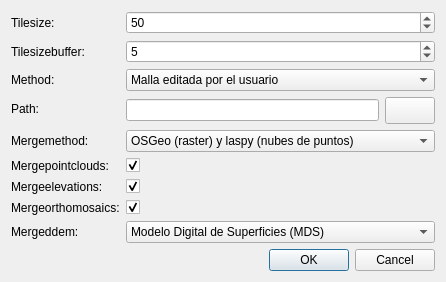
<?xml version="1.0" encoding="UTF-8"?>
<ui version="4.0">
 <class>SampleDialog</class>
 <widget class="QDialog" name="SampleDialog">
  <property name="geometry">
   <rect>
    <x>0</x>
    <y>0</y>
    <width>406</width>
    <height>174</height>
   </rect>
  </property>
  <property name="windowTitle">
   <string>SplitTile</string>
  </property>
  <layout class="QVBoxLayout" name="verticalLayout">
   <item>
      <layout class="QFormLayout" name="formLayout">
        <item row="0" column="0">
     <widget class="QLabel" name="label_TileSize">
          <property name="text">
          <string>Tilesize:</string>
          </property>
     </widget>
     </item>
<item row="0" column="1">
     
     <widget class="QSpinBox" name="TileSize">
          <property name="field_name" stdset="0">
               <string>TileSize</string>
          </property>
          <property name="key" stdset="0">
               <string>int</string>
          </property>
          <property name="prop_name" stdset="0">
               <string>value</string>
          </property> 
                      
                    <property name="minimum" stdset="0">
                        <number>0</number>
                    </property>
                            
                    <property name="maximum" stdset="0">
                        <number>1000</number>
                    </property>
                            
                    <property name="singleStep" stdset="0">
                        <number>10</number>
                    </property>
                            
                    <property name="toolTip" stdset="0">
                        <string>Tamanio de las celdas en metros (ej. 50)</string>
                    </property>
                   
          
        <property name="value">
            <number>50</number>
        </property>
        
     </widget>
     
</item>
  <item row="1" column="0">
     <widget class="QLabel" name="label_TileSizeBuffer">
          <property name="text">
          <string>Tilesizebuffer:</string>
          </property>
     </widget>
     </item>
<item row="1" column="1">
     
     <widget class="QSpinBox" name="TileSizeBuffer">
          <property name="field_name" stdset="0">
               <string>TileSizeBuffer</string>
          </property>
          <property name="key" stdset="0">
               <string>int</string>
          </property>
          <property name="prop_name" stdset="0">
               <string>value</string>
          </property> 
                      
                    <property name="minimum" stdset="0">
                        <number>1</number>
                    </property>
                            
                    <property name="maximum" stdset="0">
                        <number>100</number>
                    </property>
                            
                    <property name="singleStep" stdset="0">
                        <number>1</number>
                    </property>
                            
                    <property name="toolTip" stdset="0">
                        <string>Porcentaje de solape entre celdas (ej. 5)</string>
                    </property>
                   
          
        <property name="value">
            <number>5</number>
        </property>
        
     </widget>
     
</item>
  <item row="2" column="0">
     <widget class="QLabel" name="label_Method">
          <property name="text">
          <string>Method:</string>
          </property>
     </widget>
     </item>
<item row="2" column="1">
     
     <widget class="QComboBox" name="Method">
          <property name="field_name" stdset="0">
               <string>Method</string>
          </property>
          <property name="key" stdset="0">
               <string>combo</string>
          </property>
          <property name="prop_name" stdset="0">
               <string>currentIndex</string>
          </property> 
                      
                    <property name="toolTip" stdset="0">
                        <string>Definicion de la malla de celdas a procesar</string>
                    </property>
                   
          
            <item>
                <property name="text">
                <string>Malla editada por el usuario</string>
                </property>
                <property name="flags">
                    <set>ItemIsSelectable|ItemIsEditable|ItemIsDragEnabled|ItemIsUserCheckable|ItemIsEnabled</set>
                </property>
            </item>
            
            <item>
                <property name="text">
                <string>Automatico para toda la ROI o zona estereoscopica</string>
                </property>
                <property name="flags">
                    <set>ItemIsSelectable|ItemIsEditable|ItemIsDragEnabled|ItemIsUserCheckable|ItemIsEnabled</set>
                </property>
            </item>
            
     </widget>
     
</item>
  <item row="3" column="0">
     <widget class="QLabel" name="label_Path">
          <property name="text">
          <string>Path:</string>
          </property>
     </widget>
     </item>
<item row="3" column="1">
     <layout class="QHBoxLayout" name="horizontalLayout">
    <item>
     <widget class="QLineEdit" name="Path">
          <property name="field_name" stdset="0">
               <string>Path</string>
          </property>
          <property name="key" stdset="0">
               <string>file</string>
          </property>
          <property name="prop_name" stdset="0">
               <string>text</string>
          </property> 
                      
                    <property name="toolTip" stdset="0">
                        <string>Fichero de la malla editado por el usario</string>
                    </property>
                            
                    <property name="filters" stdset="0">
                        <string>*.gpkg</string>
                    </property>
                   
          
        <property name="text">
            <string></string>
        </property>
        
     </widget>
     </item>
<item>
    <widget class="QPushButton" name="fileWidgetButton_Path">
    <property name="sizePolicy">
    <sizepolicy hsizetype="Preferred" vsizetype="Fixed">
    <horstretch>0</horstretch>
    <verstretch>0</verstretch>
    </sizepolicy>
    </property>
    <property name="maximumSize">
    <size>
    <width>50</width>
    <height>16777215</height>
    </size>
    </property>
    <property name="font">
    <font>
    <pointsize>12</pointsize>
    <bold>true</bold>
    </font>
    </property>
    <property name="for_file_widget" stdset="0">
        <string>Path</string>
    </property>  
    </widget>
</item>
</layout>
</item>
  <item row="4" column="0">
     <widget class="QLabel" name="label_MergeMethod">
          <property name="text">
          <string>Mergemethod:</string>
          </property>
     </widget>
     </item>
<item row="4" column="1">
     
     <widget class="QComboBox" name="MergeMethod">
          <property name="field_name" stdset="0">
               <string>MergeMethod</string>
          </property>
          <property name="key" stdset="0">
               <string>combo</string>
          </property>
          <property name="prop_name" stdset="0">
               <string>currentIndex</string>
          </property> 
                      
                    <property name="toolTip" stdset="0">
                        <string>Estrategia de union de los productos resultantes</string>
                    </property>
                   
          
            <item>
                <property name="text">
                <string>OSGeo (raster) y laspy (nubes de puntos)</string>
                </property>
                <property name="flags">
                    <set>ItemIsSelectable|ItemIsEditable|ItemIsDragEnabled|ItemIsUserCheckable|ItemIsEnabled</set>
                </property>
            </item>
            
            <item>
                <property name="text">
                <string>Metashape</string>
                </property>
                <property name="flags">
                    <set>ItemIsSelectable|ItemIsEditable|ItemIsDragEnabled|ItemIsUserCheckable|ItemIsEnabled</set>
                </property>
            </item>
            
     </widget>
     
</item>
  <item row="5" column="0">
     <widget class="QLabel" name="label_MergePointClouds">
          <property name="text">
          <string>Mergepointclouds:</string>
          </property>
     </widget>
     </item>
<item row="5" column="1">
     
     <widget class="QCheckBox" name="MergePointClouds">
          <property name="field_name" stdset="0">
               <string>MergePointClouds</string>
          </property>
          <property name="key" stdset="0">
               <string>bool</string>
          </property>
          <property name="prop_name" stdset="0">
               <string>checked</string>
          </property> 
                      
                    <property name="toolTip" stdset="0">
                        <string>Unir nubes de puntos</string>
                    </property>
                   
          
        <property name="checked">
            <bool>true</bool>
        </property>
        
     </widget>
     
</item>
  <item row="6" column="0">
     <widget class="QLabel" name="label_MergeElevations">
          <property name="text">
          <string>Mergeelevations:</string>
          </property>
     </widget>
     </item>
<item row="6" column="1">
     
     <widget class="QCheckBox" name="MergeElevations">
          <property name="field_name" stdset="0">
               <string>MergeElevations</string>
          </property>
          <property name="key" stdset="0">
               <string>bool</string>
          </property>
          <property name="prop_name" stdset="0">
               <string>checked</string>
          </property> 
                      
                    <property name="toolTip" stdset="0">
                        <string>Unir MDEs</string>
                    </property>
                   
          
        <property name="checked">
            <bool>true</bool>
        </property>
        
     </widget>
     
</item>
  <item row="7" column="0">
     <widget class="QLabel" name="label_MergeOrthomosaics">
          <property name="text">
          <string>Mergeorthomosaics:</string>
          </property>
     </widget>
     </item>
<item row="7" column="1">
     
     <widget class="QCheckBox" name="MergeOrthomosaics">
          <property name="field_name" stdset="0">
               <string>MergeOrthomosaics</string>
          </property>
          <property name="key" stdset="0">
               <string>bool</string>
          </property>
          <property name="prop_name" stdset="0">
               <string>checked</string>
          </property> 
                      
                    <property name="toolTip" stdset="0">
                        <string>Unir ortomosaicos</string>
                    </property>
                   
          
        <property name="checked">
            <bool>true</bool>
        </property>
        
     </widget>
     
</item>
  <item row="8" column="0">
     <widget class="QLabel" name="label_MergedDEM">
          <property name="text">
          <string>Mergeddem:</string>
          </property>
     </widget>
     </item>
<item row="8" column="1">
     
     <widget class="QComboBox" name="MergedDEM">
          <property name="field_name" stdset="0">
               <string>MergedDEM</string>
          </property>
          <property name="key" stdset="0">
               <string>combo</string>
          </property>
          <property name="prop_name" stdset="0">
               <string>currentIndex</string>
          </property> 
                      
                    <property name="toolTip" stdset="0">
                        <string>Tipo de MDE a unir</string>
                    </property>
                   
          
            <item>
                <property name="text">
                <string>Modelo Digital de Superficies (MDS)</string>
                </property>
                <property name="flags">
                    <set>ItemIsSelectable|ItemIsEditable|ItemIsDragEnabled|ItemIsUserCheckable|ItemIsEnabled</set>
                </property>
            </item>
            
            <item>
                <property name="text">
                <string>Modelo Digital del Terreno (MDT)</string>
                </property>
                <property name="flags">
                    <set>ItemIsSelectable|ItemIsEditable|ItemIsDragEnabled|ItemIsUserCheckable|ItemIsEnabled</set>
                </property>
            </item>
            
     </widget>
     
</item>
  
      </layout>
   </item>
   <item>
    <widget class="QDialogButtonBox" name="buttonBox">
     <property name="standardButtons">
      <set>QDialogButtonBox::Cancel|QDialogButtonBox::Ok</set>
     </property>
    </widget>
   </item>
  </layout>
 </widget>
 <resources/>
 <connections>
  <connection>
   <sender>buttonBox</sender>
   <signal>rejected()</signal>
   <receiver>SampleDialog</receiver>
   <slot>reject()</slot>
  </connection>
  <connection>
   <sender>buttonBox</sender>
   <signal>accepted()</signal>
   <receiver>SampleDialog</receiver>
   <slot>accept()</slot>
  </connection>
  
 </connections>
  <slots>
    <slot>listAddButtonClicked()</slot>
    <slot>fileWidgetButtonClicked()</slot>
    <slot>imageWidgetRemoveButtonClicked()</slot>
    <slot>imageWidgetChangeButtonClicked()</slot>
    <slot>imagesWidgetChangeDirectoryButtonClicked()</slot>
    <slot>listDeleteButtonClicked()</slot>
    <slot>objectDetailButtonClicked()</slot>
    <slot>tableAddButtonClicked()</slot>
    <slot>tableDeleteButtonClicked()</slot>
    <slot>simpleGridFirstPageButtonClicked()</slot>
    <slot>simpleGridPreviousPageButtonClicked()</slot>
    <slot>simpleGridNextPageButtonClicked()</slot>
    <slot>simpleGridLastPageButtonClicked()</slot>
    <slot>simpleGridPageCountComboChanged()</slot>


 </slots>
</ui>
